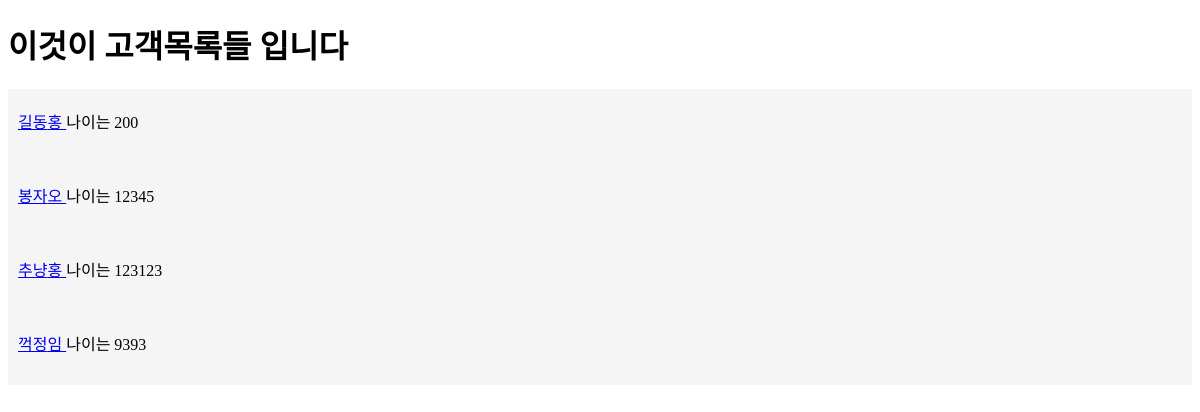
Before: /홈페이지/ with the older database file.
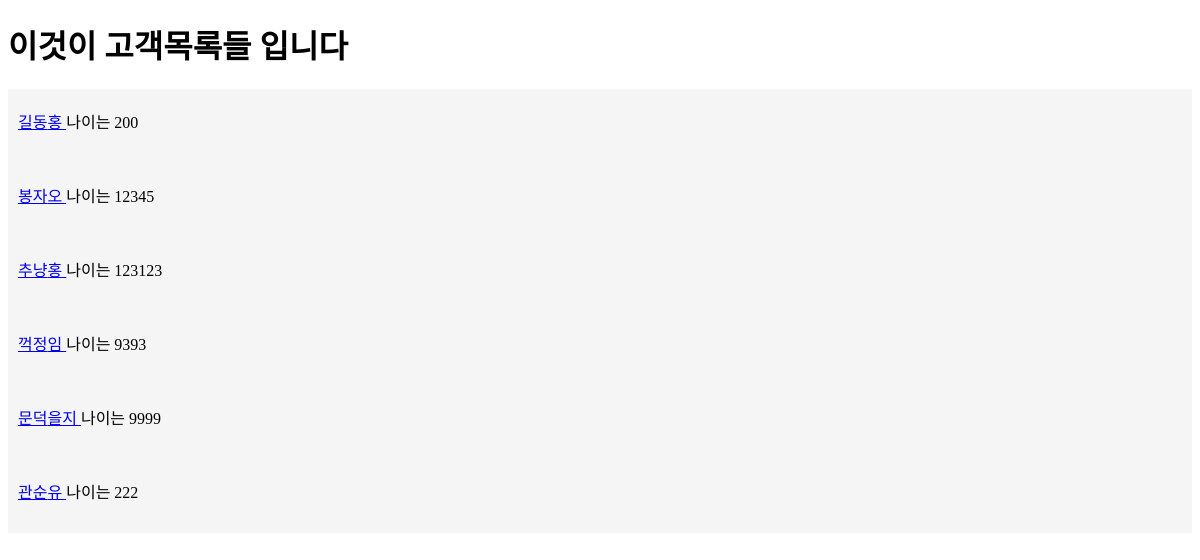
After: the same page with the newer database file.
### sales/models.py (models this page shows, shortened)
class Sale(models.Model):
    first_name = models.CharField(max_length=30)
    last_name = models.CharField(max_length=30)
    age = models.IntegerField(default=0)
    person = models.ForeignKey("Person", on_delete=models.CASCADE) #외래키

### sales/views.py (called while the page is built)
def 세일목록(request):
    사람 = Sale.objects.all()
    context = {
        "사람키":사람
    }
    return render(request, "folder/세일목록.html", context) #context=html을 동적으로만드는 dict()

### sales/templates/folder/세일목록.html (shortened to what this page needs)
<!DOCTYPE html>
<html>
    <head>
    </head>
    <body>
        <h1>이것이 고객목록들 입니다</h1>
        {% for 인간 in 사람키 %}
        <div class="세일">
           <a href="/홈페이지/{{인간.pk}}"> {{인간.first_name}}{{인간.last_name}} </a> 나이는 {{인간.age}}
        </div>
        {% endfor %}
    </body>
</html>

### sales/templates/folder/세일목록.html (style rules this page uses)
.세일 { padding-top :20px; padding-bottom: 30px; padding-right: 10px; padding-left: 10px; background-color: #f5f5f5; }

Changed rows visible on the page:
added Sale: first_name "문덕", last_name "을지", age "9999"
added Sale: first_name "관순", last_name "유", age "222"
